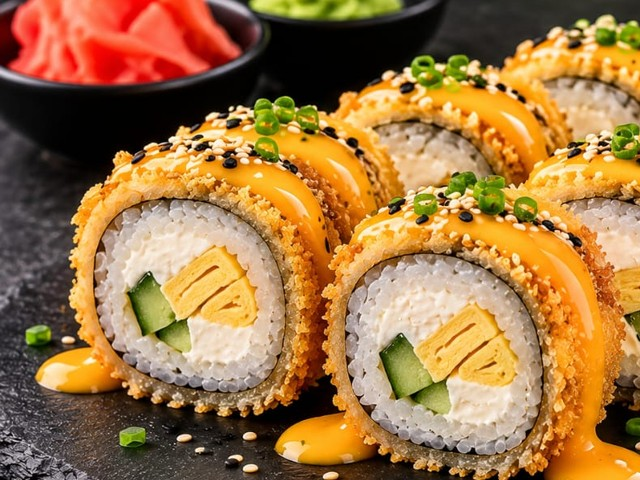
#> input picture menu-source/embedded/menu-01.jpeg, 640 x 480 px; its folder holds only this picture in this run
$ python make_contact_sheet.py
#> lines starting #> are read from the running program, lines starting #| are printed output that depends on the picture
from pathlib import Path

from PIL import Image, ImageDraw


SOURCE_DIR = Path(r"C:\Users\TechnoHub_1\Desktop\sushi-cafe\menu-source\embedded")
OUTPUT_PATH = Path(r"C:\Users\TechnoHub_1\Desktop\sushi-cafe\menu-source\contact-sheet.jpg")

files = sorted(SOURCE_DIR.glob("*.jpeg"))
canvas = Image.new("RGB", (720, 1560), "#151515")
#> canvas: PIL image 720x1560 RGB; every value is 21
draw = ImageDraw.Draw(canvas)

for index, file_path in enumerate(files):
    image = Image.open(file_path).convert("RGB")
#> image is the input picture: PIL image 640x480 RGB; mean R, G, B 159.6, 117.6, 67.3
    image.thumbnail((220, 220))
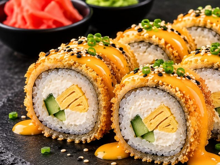
#> image: PIL image 220x165 RGB; mean R, G, B 159.6, 117.6, 67.3
    column = index % 3
    row = index // 3
    x = column * 240 + 10
    y = row * 260 + 10
    canvas.paste(image, (x, y))
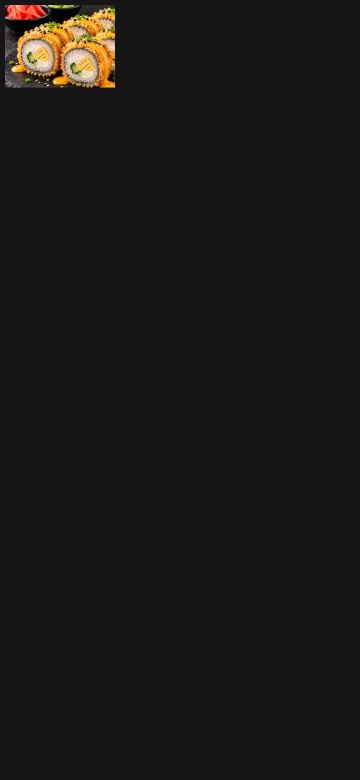
#> canvas: PIL image 720x1560 RGB (shown at 1/2 size); mean R, G, B 25.5, 24.1, 22.5
    draw.text((x, y + 230), file_path.name, fill="#ffffff")

canvas.save(OUTPUT_PATH, quality=90)
print(OUTPUT_PATH)

$ run again, on menu-source/embedded/menu-05.jpeg
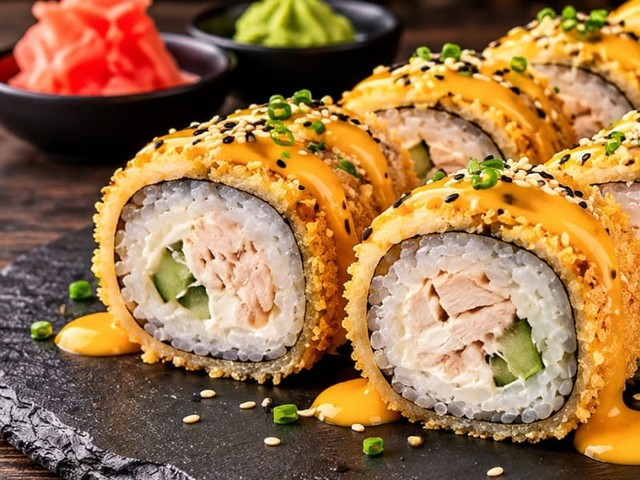
#> input picture menu-source/embedded/menu-05.jpeg, 640 x 480 px
#> image is the input picture: PIL image 640x480 RGB; mean R, G, B 155.8, 116.6, 73.2
#> `image.thumbnail((220, 220))`:
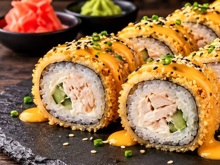
#> image: PIL image 220x165 RGB; mean R, G, B 155.7, 116.6, 73.3
#> `canvas.paste(image, (x, y))`:
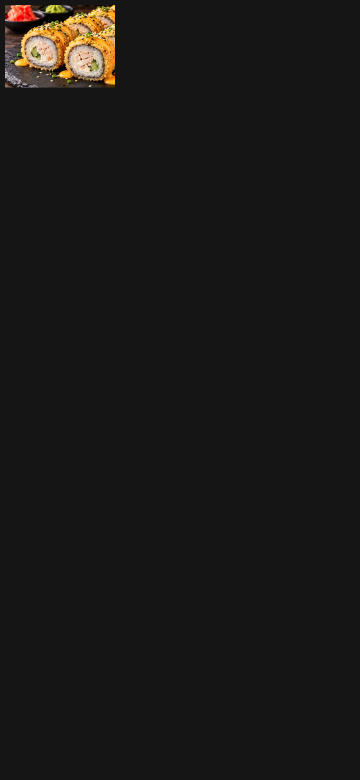
#> canvas: PIL image 720x1560 RGB (shown at 1/2 size); mean R, G, B 25.4, 24.1, 22.7

$ run again, on menu-source/embedded/menu-06.jpeg
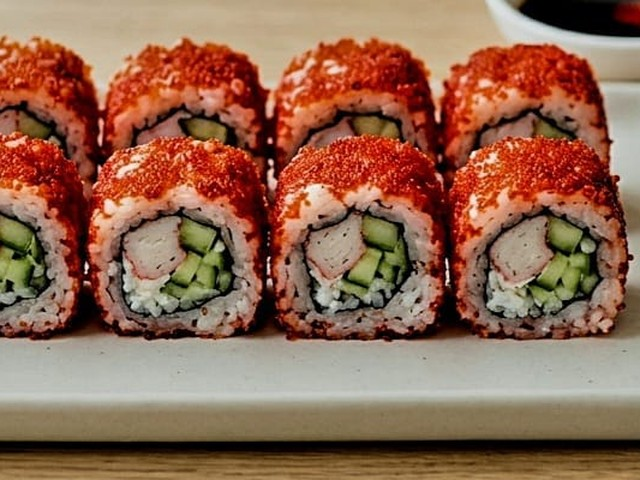
#> input picture menu-source/embedded/menu-06.jpeg, 640 x 480 px
#> image is the input picture: PIL image 640x480 RGB; mean R, G, B 145.8, 102.9, 81
#> `image.thumbnail((220, 220))`:
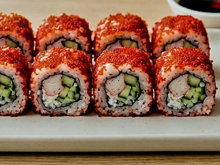
#> image: PIL image 220x165 RGB; mean R, G, B 145.8, 102.9, 81
#> `canvas.paste(image, (x, y))`:
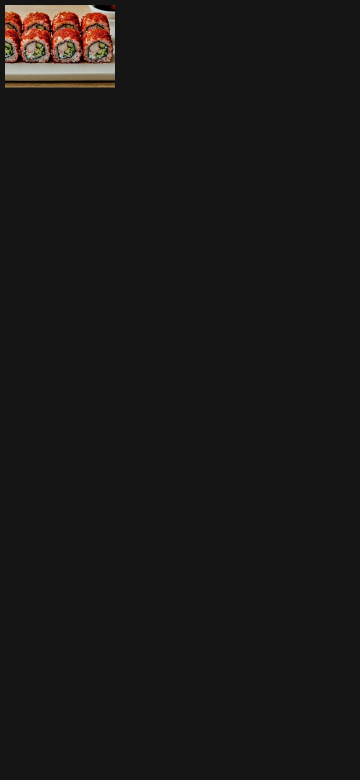
#> canvas: PIL image 720x1560 RGB (shown at 1/2 size); mean R, G, B 25, 23.6, 22.9

$ run again, on menu-source/embedded/menu-07.jpeg
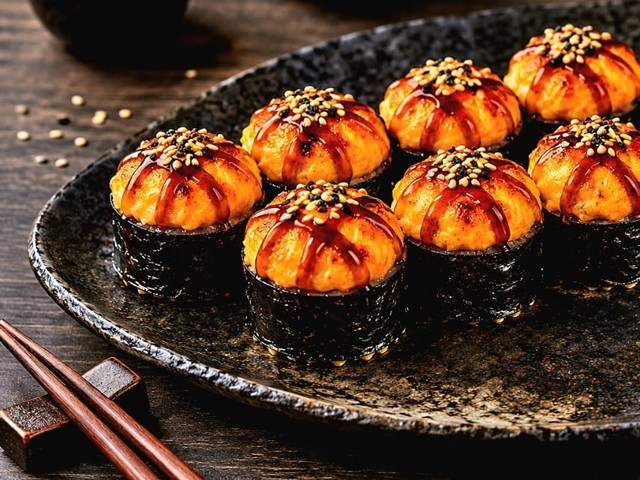
#> input picture menu-source/embedded/menu-07.jpeg, 640 x 480 px
#> image is the input picture: PIL image 640x480 RGB; mean R, G, B 95.8, 62.1, 40.4
#> `image.thumbnail((220, 220))`:
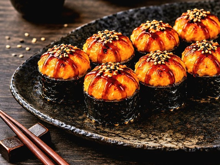
#> image: PIL image 220x165 RGB; mean R, G, B 95.8, 62.1, 40.4
#> `canvas.paste(image, (x, y))`:
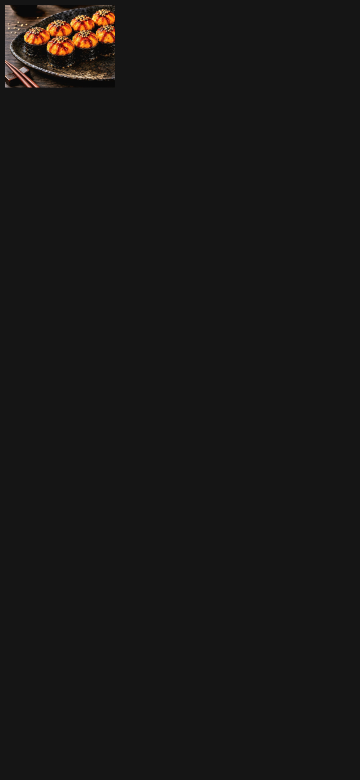
#> canvas: PIL image 720x1560 RGB (shown at 1/2 size); mean R, G, B 23.4, 22.3, 21.6

$ run again, on menu-source/embedded/menu-02.jpeg
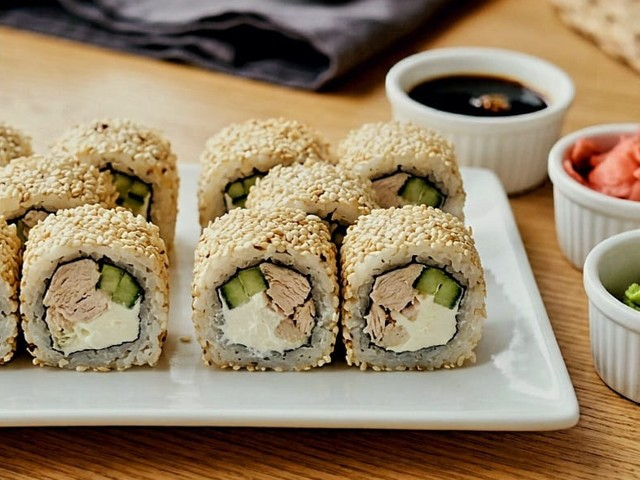
#> input picture menu-source/embedded/menu-02.jpeg, 640 x 480 px
#> image is the input picture: PIL image 640x480 RGB; mean R, G, B 152, 133, 105.1
#> `image.thumbnail((220, 220))`:
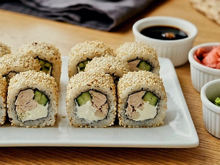
#> image: PIL image 220x165 RGB; mean R, G, B 152, 133, 105.1
#> `canvas.paste(image, (x, y))`:
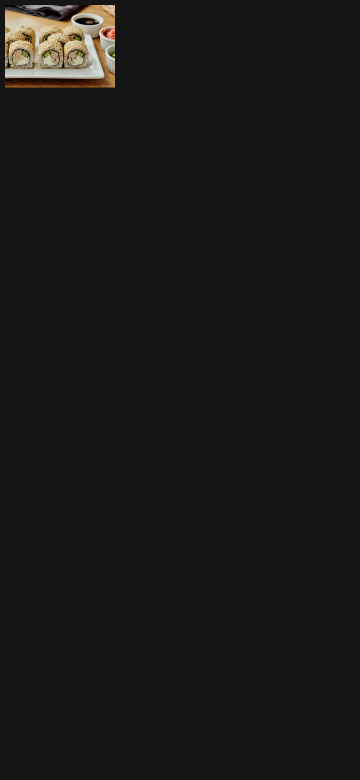
#> canvas: PIL image 720x1560 RGB (shown at 1/2 size); mean R, G, B 25.2, 24.6, 23.7
